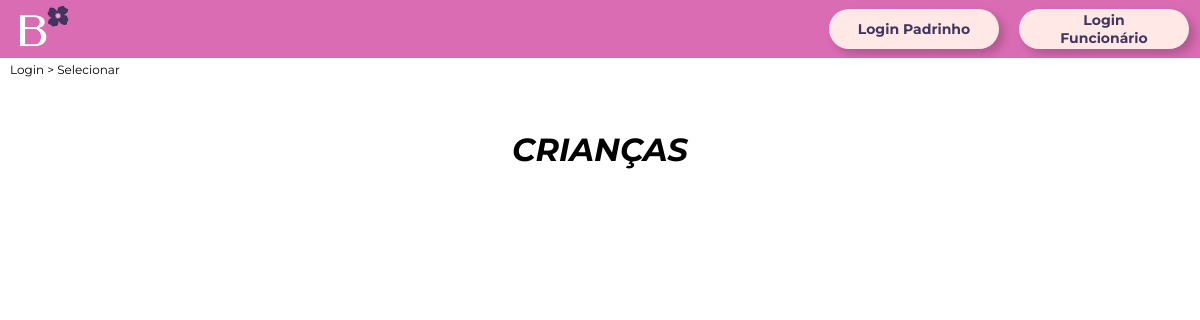
The app's page /selecionar, older data.
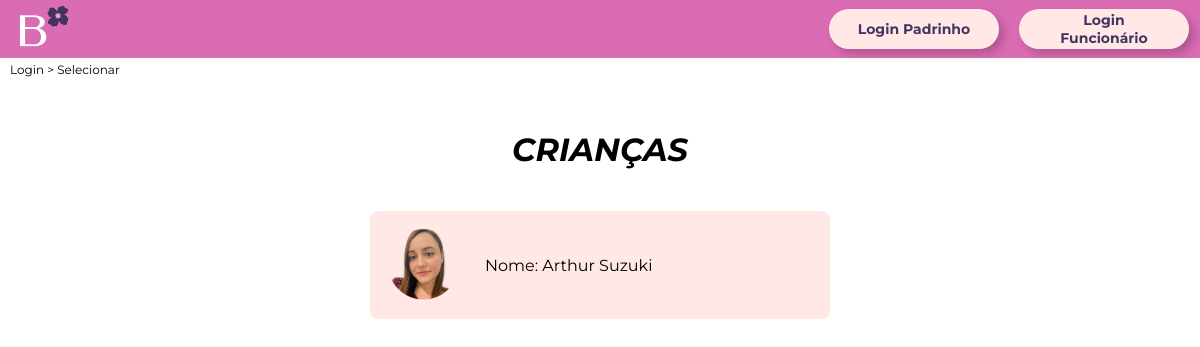
The same page, newer data.
### app_bloom/models.py (models this page shows, shortened)
class Crianca(models.Model):
    nome = models.CharField(max_length=100)
    data_nascimento = models.DateField()
    genero = models.CharField(max_length=10, choices=[('Feminino', 'Feminino'),
                                                      ('Masculino', 'Masculino'
                                                       ), ('Outro', 'Outro')])
    cpf = models.CharField(max_length=11,unique=True)
    rg = models.CharField(max_length=20)
    endereco = models.CharField(max_length=100)
    historico_medico = models.FileField(upload_to='historicos/')
    autorizacao_responsavel = models.FileField(upload_to='autorizacoes/')
    foto = models.FileField(upload_to='fotocrianca/')
    naturalidade = models.CharField(max_length=100)
    estado = models.CharField(max_length=50)
    identidade = models.CharField(max_length=20)
    dt_expedicao_ident = models.DateField()
    orgao_expeditor = models.CharField(max_length=50)
    cidade = models.CharField(max_length=100)
    cep = models.IntegerField()
    raca = models.CharField(max_length=50, choices=[('Preto', 'Preto'), ('Branca', 'Branca'), ('Parda', 'Parda'), ('Amarela', 'Amarela'),('Outra','Outra')])
    telefone_responsavel = models.IntegerField()

### app_bloom/views.py (the view)
# urls.py: path('selecionar', views.selecionar, name='selecionar'),
def selecionar(request):
    criancas = Crianca.objects.all()
    context = {'criancas': criancas}
    return render(request, 'selecionar.html', context)

### app_bloom/templates/selecionar.html (shortened to what this page needs)
<!DOCTYPE html>
<html lang="pt-BR">
<head>
</head>
<body>
    {% load static %}
    <div id="header" style="display: flex; justify-content: space-between; align-items: center;">
        <div id="logo-container">
            <div id="logo-principal">
                <a href="{% url 'home' %}">
                    <img src="{% static 'logo\logoB.png' %}" alt="Logo Bloom" style="width: 60px; height: auto;">
                </a>
            </div>
        </div>
        <div id="menu-buttons" style="display: flex; gap: 20px; margin-right: 25px;">
            <button>
                <a href={% url 'loginpadri'%} style="color: #423560;">Login Padrinho</a>
            </button>
            <button>
                <a href={% url 'loginfunci'%} style="color: #423560;">Login Funcionário</a>
            </button>
        </div>
    </div>
    <div class="text">
        <p>Login > Selecionar</p>
    </div>
    <i><h1 class="flex-center">CRIANÇAS</h1></i>
    <div class="container flex-center">
        {% for crianca in criancas %}
            <div class="coluna">
                <a href="{% url 'menucriancafunci' %}">
                    <div class="item">
                        <img src="{{ crianca.foto }}" class="rectangle" alt="Imagem 1">
                        <div>
                            <p class="conteudo" style="text-align: left;">Nome: {{ crianca.nome }}</p>
                        </div>
                    </div>
                </a>
            </div>
        {% endfor %}
    </div>
</body>
</html>

### app_bloom/templates/selecionar.html (style rules this page uses)
body { font-family: Montserrat, sans-serif; display: flex; flex-direction: column; margin: 0; }
#header { position: fixed; top: 0; left: 0; width: 100%; height: 30px; background-color: #DA6CB3; display: flex; justify-content: flex-end; align-items: center; padding: 14px; z-index: 1000; }
#logo-container { display: flex; align-items: center; gap: 10px; margin-right: 40px; }
button { font-size: 14px; padding: 20px; font-family: Montserrat, sans-serif; font-weight: bold; text-align: center; background-color: #FFE8E5; border-radius: 25px; cursor: pointer; height: 20px; width: 170px; display: flex; align-items: center; justify-content: center; text-decoration: none; border: none; box-shadow: 5px 5px 10px rgba(0, 0, 0, 0.2); }
.text { float: left; font-size: 12px; text-align: left; margin-top: 1px; justify-content: left; margin-left: 10px; margin-top: 50px; margin-bottom: 20px; z-index: 1080; }
.flex-center { display: flex; justify-content: center; align-items: center; flex-wrap: wrap; text-align: center; }
.container { width: 1000px; margin: 0 auto; overflow: hidden; }
.coluna { box-sizing: border-box; width: 50%; float: left; padding: 20px; }
.item { background-color: #FFE8E5; padding: 15px; margin-bottom: 20px; border-radius: 8px; display: flex; align-items: center; }
.rectangle { width: 80px; margin-right: 20px; }
a { text-decoration: none; color: inherit; }

Row changes from the older to the newer data that the page shows:
added Crianca: foto (picture), nome "Arthur Suzuki"
